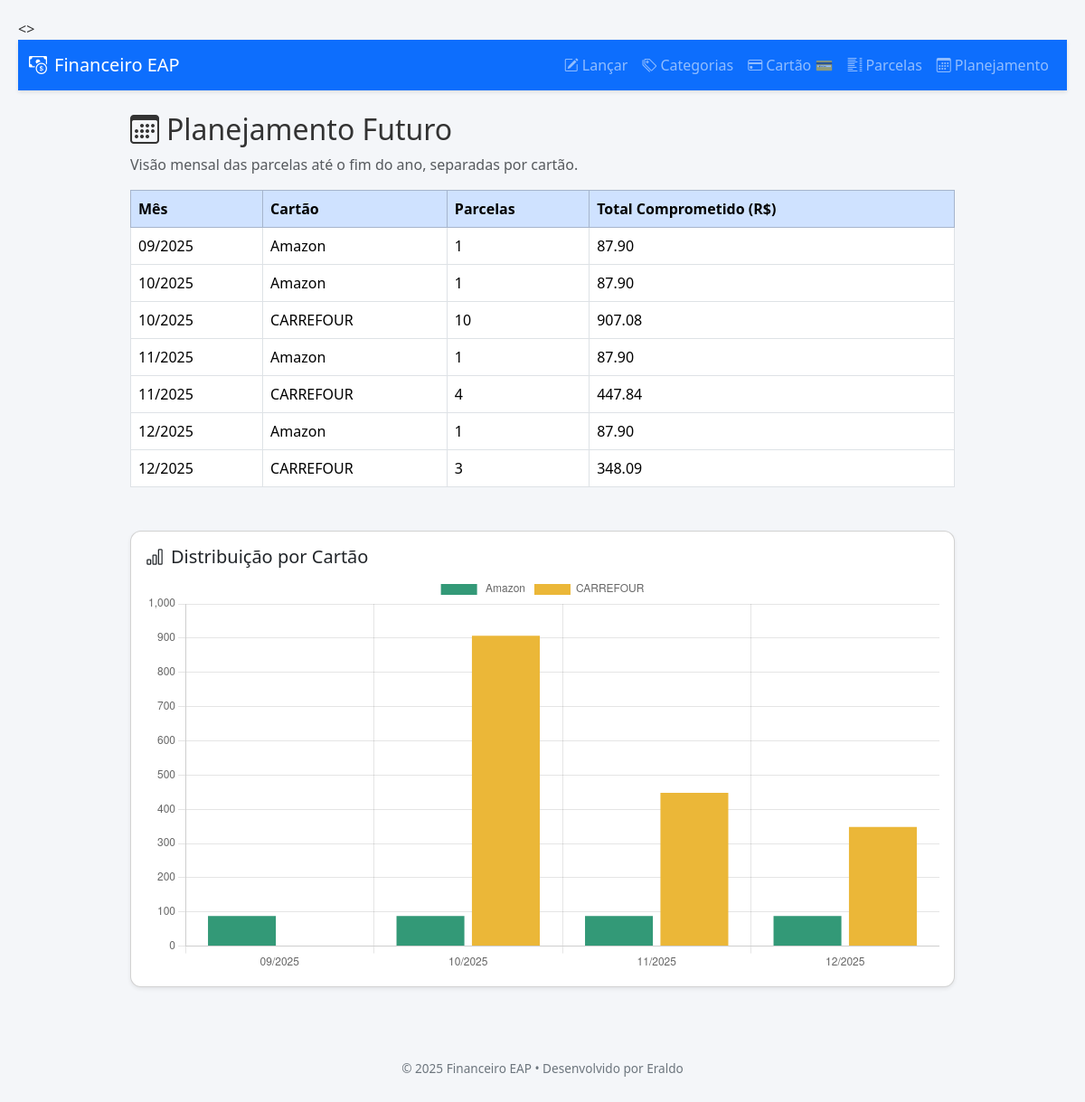
The app's page /planejamento with its own data.
### models.py (models this page shows)
class CompraCartao(db.Model):
    __tablename__ = "compras_cartao"
    id = db.Column(db.Integer, primary_key=True)
    descricao = db.Column(db.String(200), nullable=False)
    cartao = db.Column(db.String(100), nullable=True)
    valor_total = db.Column(db.Numeric(12, 2), nullable=False)
    total_parcelas = db.Column(db.Integer, nullable=False)
    data_primeira_fatura = db.Column(db.Date, nullable=False)
    criado_em = db.Column(db.Date, default=date.today, nullable=False)
    parcelas = db.relationship(
        "ParcelaCartao",
        back_populates="compra",
        cascade="all, delete-orphan",
        lazy="joined"
    )

### financeiro.py (the view)
@app.route("/planejamento")
def planejamento_futuro():
    hoje = date.today()
    ano_atual = hoje.year
    dados = db.session.query(
        extract("year", ParcelaCartao.vencimento).label("ano"),
        extract("month", ParcelaCartao.vencimento).label("mes"),
        CompraCartao.cartao,
        db.func.count(ParcelaCartao.id).label("quantidade"),
        db.func.sum(ParcelaCartao.valor).label("total")
    ).join(CompraCartao).filter(
        ParcelaCartao.vencimento >= hoje,
        extract("year", ParcelaCartao.vencimento) == ano_atual
    ).group_by("ano", "mes", CompraCartao.cartao).order_by("ano", "mes").all()
    meses = {}
    for ano, mes, cartao, quantidade, total in dados:
        chave = f"{int(mes):02d}/{ano}"
        if chave not in meses:
            meses[chave] = []
        meses[chave].append({
            "cartao": cartao or "Não informado",
            "quantidade": quantidade,
            "total": float(total)
        })
    return render_template("planejamento.html", meses=meses)

### financeiro.py (called while the page is built)
@app.context_processor
def inject_now():
    return {'now': datetime.now}

### templates/planejamento.html (shortened to what this page needs)
{% extends "base.html" %}
{% block content %}
<div class="container mt-4">
  <h2><i class="bi bi-calendar3 me-2"></i>Planejamento Futuro</h2>
  <p class="text-muted">Visão mensal das parcelas até o fim do ano, separadas por cartão.</p>
  {% if meses %}
  <table class="table table-bordered table-hover mt-3">
    <thead class="table-primary">
      <tr>
        <th>Mês</th>
        <th>Cartão</th>
        <th>Parcelas</th>
        <th>Total Comprometido (R$)</th>
      </tr>
    </thead>
    <tbody>
      {% for mes, registros in meses.items() %}
        {% for r in registros %}
        <tr>
          <td>{{ mes }}</td>
          <td>{{ r.cartao }}</td>
          <td>{{ r.quantidade }}</td>
          <td>{{ "%.2f"|format(r.total) }}</td>
        </tr>
        {% endfor %}
      {% endfor %}
    </tbody>
  </table>
  <div class="card mt-5">
    <div class="card-body">
      <h5 class="card-title"><i class="bi bi-bar-chart me-2"></i>Distribuição por Cartão</h5>
      <canvas id="graficoCartoes"></canvas>
    </div>
  </div>
  <script>
  fetch("/api/planejamento-por-cartao")
    .then(res => res.json())
    .then(data => {
      const meses = Object.keys(data);
      const cartoes = [...new Set(meses.flatMap(m => Object.keys(data[m])))];
      const cores = cartoes.map(() => "#" + Math.floor(Math.random()*16777215).toString(16));
      const datasets = cartoes.map((cartao, i) => ({
        label: cartao,
        data: meses.map(m => data[m][cartao] || 0),
        backgroundColor: cores[i]
      }));
      new Chart(document.getElementById("graficoCartoes"), {
        type: "bar",
        data: {
          labels: meses,
          datasets: datasets
        },
        options: {
          responsive: true,
          plugins: {
            legend: { position: "top" },
            title: { display: false }
          },
          scales: {
            y: { beginAtZero: true }
          }
        }
      });
    });
  </script>
  {% else %}
  <div class="alert alert-warning">Nenhuma parcela futura encontrada para este ano.</div>
  {% endif %}
</div>
{% endblock %}

### templates/base.html (style rules this page uses)
.container { max-width: 960px; }
.card { border-radius: 0.75rem; box-shadow: 0 0.125rem 0.25rem rgba(0,0,0,0.075); }

### records on screen
CompraCartao: mes "09/2025", cartao "Amazon", quantidade "1", total "87.90", mes "10/2025", mes "11/2025", mes "12/2025"

### other values on screen
{{ mes }} "10/2025" "11/2025" "12/2025"
{{ r.cartao }} "CARREFOUR" "CARREFOUR" "CARREFOUR"
{{ r.quantidade }} "10" "4" "3"
{{ "%.2f"|format(r.total) }} "907.08" "447.84" "348.09"
